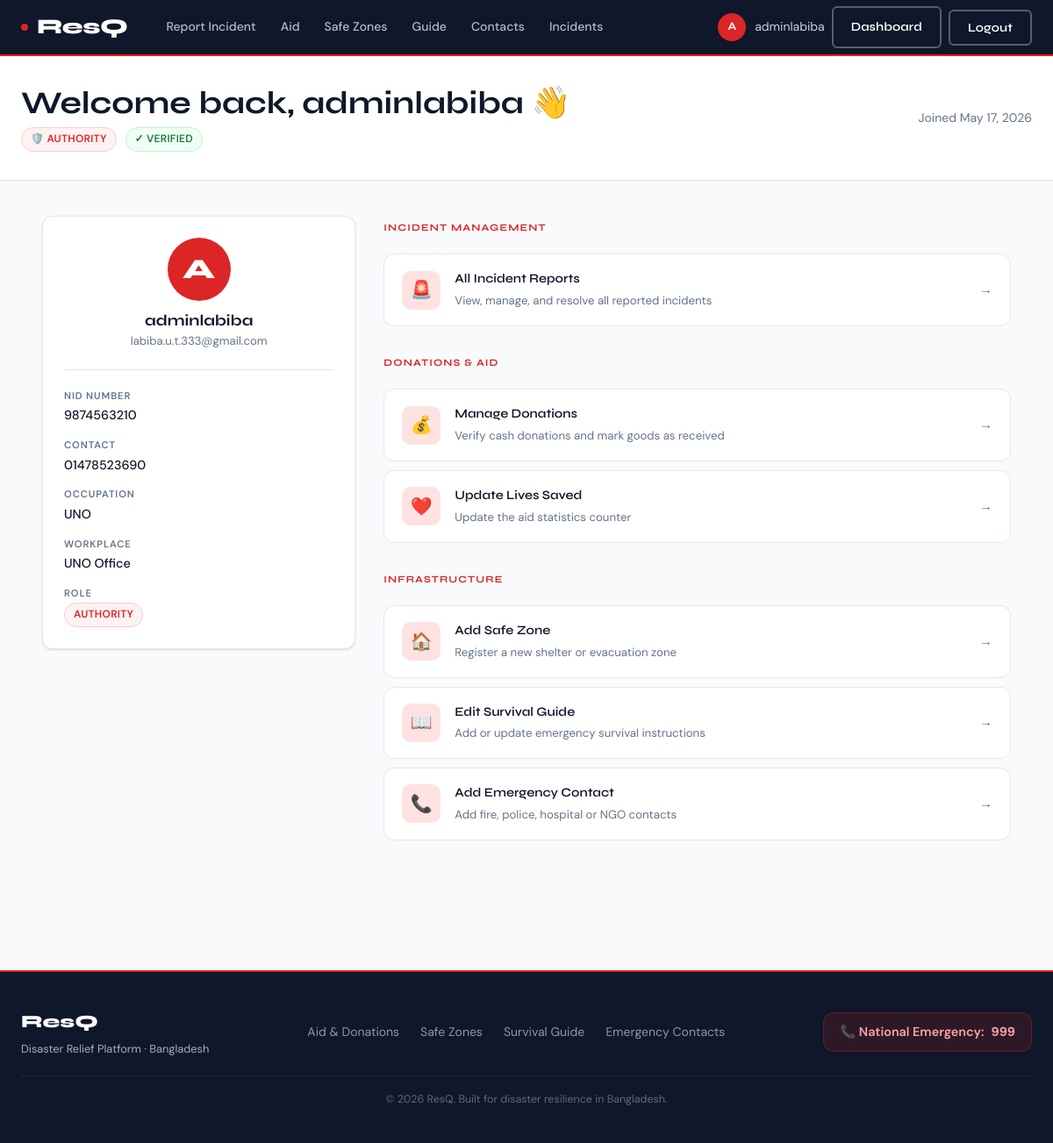
The page /users/dashboard/ (signed in) on the database its author committed.
### users/models.py (models this page shows, shortened)
class User(AbstractUser):
    ROLE_CHOICES = [
        ('volunteer', 'Volunteer'),
        ('authority', 'Authority'),
    ]
    role = models.CharField(max_length=20, choices=ROLE_CHOICES)
    nid_number = models.CharField(max_length=20, unique=True)
    contact_number = models.CharField(max_length=15)
    occupation = models.CharField(max_length=100, blank=True)
    workplace = models.CharField(max_length=150, blank=True)
    date_of_birth = models.DateField(null=True, blank=True)
    is_verified = models.BooleanField(default=False)
    created_at = models.DateTimeField(auto_now_add=True)

### users/views.py (the view)
# urls.py: path('dashboard/', views.dashboard_view, name='dashboard'),
@login_required
def dashboard_view(request):
    return render(request, 'users/dashboard.html', {'user': request.user})

### templates/users/dashboard.html (shortened to what this page needs)
{% extends "base.html" %}
{% block content %}
<div class="page-header">
  <div class="page-header__inner">
    <div>
      <h2 style="margin-bottom:4px;">Welcome back, {{ user.username }} 👋</h2>
      <div style="display:flex;align-items:center;gap:10px;margin-top:6px;">
        {% if user.role == 'authority' %}
          <span class="badge badge-authority">🛡️ Authority</span>
        {% else %}
          <span class="badge badge-volunteer">🤝 Volunteer</span>
        {% endif %}
        {% if user.is_verified %}
          <span class="badge badge-resolved">✓ Verified</span>
        {% else %}
          <span class="badge badge-pending">Pending Verification</span>
        {% endif %}
      </div>
    </div>
    <div style="font-size:.875rem;color:var(--muted);">
      Joined {{ user.date_joined|date:"M d, Y" }}
    </div>
  </div>
</div>
<div style="padding:40px 24px;">
  <div class="container" style="display:grid;grid-template-columns:1fr 2fr;gap:32px;align-items:start;">
    <div>
      <div class="card">
        <div style="text-align:center;padding-bottom:20px;border-bottom:1px solid var(--border);margin-bottom:20px;">
          <div style="width:72px;height:72px;border-radius:50%;background:var(--red);display:flex;align-items:center;justify-content:center;font-family:var(--font-display);font-size:2rem;font-weight:800;color:white;margin:0 auto 12px;">
            {{ user.username|slice:":1"|upper }}
          </div>
          <h4>{{ user.username }}</h4>
          <small>{{ user.email }}</small>
        </div>
        <div style="display:flex;flex-direction:column;gap:12px;">
          <div>
            <div style="font-size:.7rem;text-transform:uppercase;letter-spacing:.08em;color:var(--muted);font-weight:600;margin-bottom:2px;">NID Number</div>
            <div style="font-size:.9rem;font-weight:500;">{{ user.nid_number|default:"—" }}</div>
          </div>
          <div>
            <div style="font-size:.7rem;text-transform:uppercase;letter-spacing:.08em;color:var(--muted);font-weight:600;margin-bottom:2px;">Contact</div>
            <div style="font-size:.9rem;font-weight:500;">{{ user.contact_number|default:"—" }}</div>
          </div>
          <div>
            <div style="font-size:.7rem;text-transform:uppercase;letter-spacing:.08em;color:var(--muted);font-weight:600;margin-bottom:2px;">Occupation</div>
            <div style="font-size:.9rem;font-weight:500;">{{ user.occupation|default:"—" }}</div>
          </div>
          <div>
            <div style="font-size:.7rem;text-transform:uppercase;letter-spacing:.08em;color:var(--muted);font-weight:600;margin-bottom:2px;">Workplace</div>
            <div style="font-size:.9rem;font-weight:500;">{{ user.workplace|default:"—" }}</div>
          </div>
          <div>
            <div style="font-size:.7rem;text-transform:uppercase;letter-spacing:.08em;color:var(--muted);font-weight:600;margin-bottom:2px;">Role</div>
            <div>
              {% if user.role == 'authority' %}
                <span class="badge badge-authority">Authority</span>
              {% else %}
                <span class="badge badge-volunteer">Volunteer</span>
              {% endif %}
            </div>
          </div>
        </div>
      </div>
    </div>
    <div>
      {% if user.role == 'authority' %}
      <div style="margin-bottom:28px;">
        <span class="section-label">Incident Management</span>
        <div style="display:flex;flex-direction:column;gap:10px;margin-top:12px;">
          <a href="{% url 'incident_list' %}" class="quick-action">
            <div class="qa-icon">🚨</div>
            <div class="qa-text">
              <strong>All Incident Reports</strong>
              <small>View, manage, and resolve all reported incidents</small>
            </div>
            <div style="margin-left:auto;color:var(--muted);">→</div>
          </a>
        </div>
      </div>
      <div style="margin-bottom:28px;">
        <span class="section-label">Donations & Aid</span>
        <div style="display:flex;flex-direction:column;gap:10px;margin-top:12px;">
          <a href="{% url 'donation_list' %}" class="quick-action">
            <div class="qa-icon">💰</div>
            <div class="qa-text">
              <strong>Manage Donations</strong>
              <small>Verify cash donations and mark goods as received</small>
            </div>
            <div style="margin-left:auto;color:var(--muted);">→</div>
          </a>
          <a href="{% url 'update_lives_saved' %}" class="quick-action">
            <div class="qa-icon">❤️</div>
            <div class="qa-text">
              <strong>Update Lives Saved</strong>
              <small>Update the aid statistics counter</small>
            </div>
            <div style="margin-left:auto;color:var(--muted);">→</div>
          </a>
        </div>
      </div>
      <div style="margin-bottom:28px;">
        <span class="section-label">Infrastructure</span>
        <div style="display:flex;flex-direction:column;gap:10px;margin-top:12px;">
          <a href="{% url 'zone_create' %}" class="quick-action">
            <div class="qa-icon">🏠</div>
            <div class="qa-text">
              <strong>Add Safe Zone</strong>
              <small>Register a new shelter or evacuation zone</small>
            </div>
            <div style="margin-left:auto;color:var(--muted);">→</div>
          </a>
          <a href="{% url 'guide_create' %}" class="quick-action">
            <div class="qa-icon">📖</div>
            <div class="qa-text">
              <strong>Edit Survival Guide</strong>
              <small>Add or update emergency survival instructions</small>
            </div>
            <div style="margin-left:auto;color:var(--muted);">→</div>
          </a>
          <a href="{% url 'contact_create' %}" class="quick-action">
            <div class="qa-icon">📞</div>
            <div class="qa-text">
              <strong>Add Emergency Contact</strong>
              <small>Add fire, police, hospital or NGO contacts</small>
            </div>
            <div style="margin-left:auto;color:var(--muted);">→</div>
          </a>
        </div>
      </div>
      {% endif %}
    </div>
  </div>
</div>
{% endblock %}

### templates/base.html (shortened to what this page needs)
<!DOCTYPE html>
<html lang="en">
<head>
  {% load static %}
  <link rel="stylesheet" href="{% static 'css/style.css' %}" />
</head>
<body>
<nav class="navbar">
  <a href="{% url 'home' %}" class="navbar__brand">
    <span class="brand-dot"></span>ResQ
  </a>
  <div class="navbar__links">
    <a href="{% url 'home' %}#report">Report Incident</a>
    <a href="{% url 'aid_page' %}">Aid</a>
    <a href="{% url 'evacuation_page' %}">Safe Zones</a>
    <a href="{% url 'guide_page' %}">Guide</a>
    <a href="{% url 'contacts_page' %}">Contacts</a>
    {% if user.is_authenticated %}
      <a href="{% url 'incident_list' %}">Incidents</a>
    {% endif %}
  </div>
  <div class="navbar__actions desktop">
    {% if user.is_authenticated %}
      <div class="nav-user">
        <div class="avatar">{{ user.username|slice:":1"|upper }}</div>
        <span>{{ user.username }}</span>
      </div>
      <a href="{% url 'dashboard' %}" class="btn btn-outline" style="color:white;border-color:rgba(255,255,255,.3);">Dashboard</a>
      <form method="post" action="{% url 'logout' %}" style="display:inline;">
        <button type="submit" class="btn btn-outline" style="color:white;border-color:rgba(255,255,255,.3);">Logout</button>
      </form>
    {% else %}
      <a href="{% url 'login' %}" class="btn btn-outline" style="color:white;border-color:rgba(255,255,255,.3);">Log In</a>
      <a href="{% url 'signup' %}" class="btn btn-primary">Sign Up</a>
    {% endif %}
  </div>
</nav>
<main>
  {% block content %}{% endblock %}
</main>
<footer class="footer">
  <div class="footer__inner">
    <div>
      <div class="footer__brand">ResQ</div>
      <div class="footer__tagline">Disaster Relief Platform · Bangladesh</div>
    </div>
    <div style="display:flex;gap:24px;flex-wrap:wrap;">
      <a href="{% url 'aid_page' %}" style="color:rgba(255,255,255,.55);font-size:.875rem;">Aid & Donations</a>
      <a href="{% url 'evacuation_page' %}" style="color:rgba(255,255,255,.55);font-size:.875rem;">Safe Zones</a>
      <a href="{% url 'guide_page' %}" style="color:rgba(255,255,255,.55);font-size:.875rem;">Survival Guide</a>
      <a href="{% url 'contacts_page' %}" style="color:rgba(255,255,255,.55);font-size:.875rem;">Emergency Contacts</a>
    </div>
    <div class="footer__hotline">
      📞 National Emergency: <strong>999</strong>
    </div>
  </div>
  <div style="max-width:1200px;margin:20px auto 0;padding-top:16px;border-top:1px solid rgba(255,255,255,.08);text-align:center;font-size:.78rem;color:rgba(255,255,255,.35);">
    © {% now "Y" %} ResQ. Built for disaster resilience in Bangladesh.
  </div>
</footer>
</body>
</html>

### rows shown on the page
User: username "A", username "adminlabiba", date_joined "May 17, 2026", email "labiba.u.t.333@gmail.com", nid_number "9874563210", contact_number "01478523690", occupation "UNO", workplace "UNO Office"
